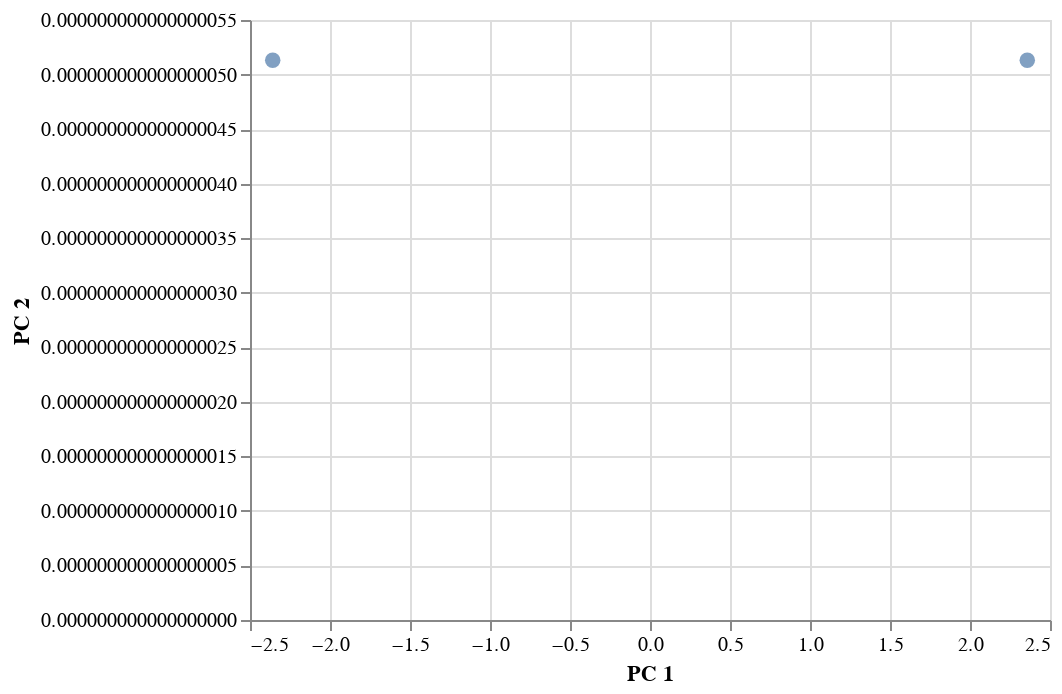

The code cell stored with this chart in its notebook:
### Code cell
pca_data= pd.DataFrame()
pca_data['PC 1']= transformed_data[:,0]
pca_data['PC 2']= transformed_data[:,1]
pca_data['Sample']= data.index



alt.Chart(pca_data).mark_circle(size=60).encode(
    x='PC 1',
    y='PC 2',
    tooltip=['Sample' ]
).interactive()

### Figure 1 — Vega-Lite specification as saved in the notebook (floating-point values rounded to 4 significant figures)
{"config": {"view": {"continuousWidth": 400, "continuousHeight": 300}}, "data": {"name": "data-0ac38feb437d59a0e4fc285a5778e3ee"}, "mark": {"type": "circle", "size": 60}, "encoding": {"tooltip": [{"type": "nominal", "field": "Sample"}], "x": {"type": "quantitative", "field": "PC 1"}, "y": {"type": "quantitative", "field": "PC 2"}}, "selection": {"selector017": {"type": "interval", "bind": "scales", "encodings": ["x", "y"]}}, "$schema": "https://vega.github.io/schema/vega-lite/v4.0.0.json", "datasets": {"data-0ac38feb437d59a0e4fc285a5778e3ee": [{"PC 1": 2.358, "PC 2": 5.131e-17, "Sample": "sample1"}, {"PC 1": -2.358, "PC 2": 5.131e-17, "Sample": "sample2"}]}}
